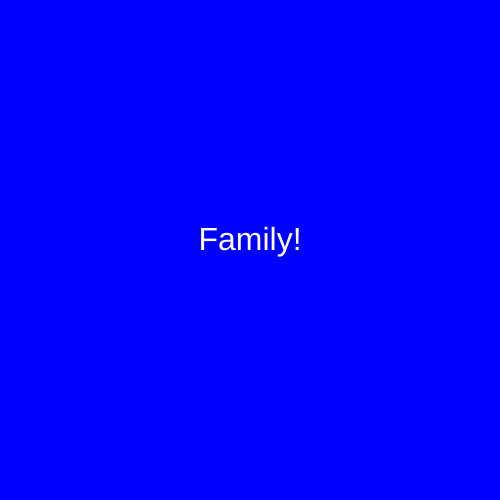
Frame 1 (no input)
Frame 60 (no input): identical to frame 1, image omitted
Frame 120 (the mouse pressed at the canvas centre since frame 60): identical to frame 1, image omitted

The p5.js sketch that drew this single still picture (run headless with seeded random() and noise() and a simulated clock; from frame 60 on, the mouse is pressed at the canvas centre):

// p5.js sketch
// ── sketch.js
function setup() {
  createCanvas(500, 500);
  textAlign(CENTER) ;
}

function draw() {
  background('blue') ;
  fill('white') ;
  textSize(32) ;
  text("Family!", 250, 250) ;
}
